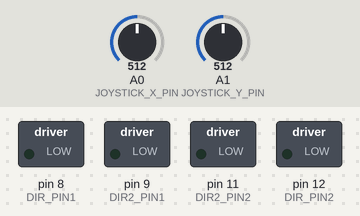
This sketch was run on a simulated Arduino Uno, built with avr-gcc and run on an emulated ATmega328P. Shown: switched loads named in the sketch (green lamp = pin HIGH). Inputs (shaded band) come from the test bench; at power-on: A0 (JOYSTICK_X_PIN) = 512, A1 (JOYSTICK_Y_PIN) = 512.

Above: at 1.2 s.
1.3 s: A0 (JOYSTICK_X_PIN) set to 883
2.8 s: A0 (JOYSTICK_X_PIN) set to 913
At 3.1 s:
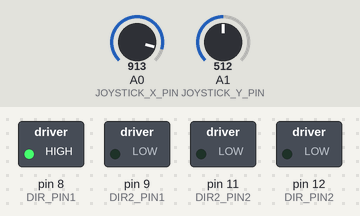
4.3 s: A1 (JOYSTICK_Y_PIN) set to 888
5.8 s: A1 (JOYSTICK_Y_PIN) set to 908
At 6.6 s:
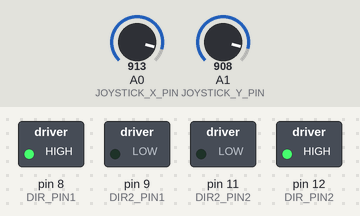
7.3 s: A0 (JOYSTICK_X_PIN) set to 890
At 7.8 s:
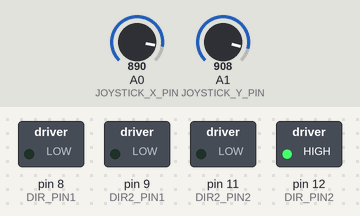
8.8 s: A1 (JOYSTICK_Y_PIN) set to 90
At 10.1 s:
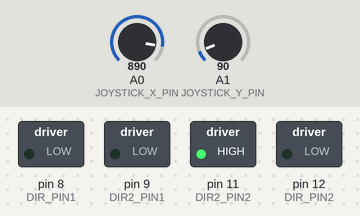
Timing chart, 0 to 11.3 s (numbered marks = the images above; inputs shaded):
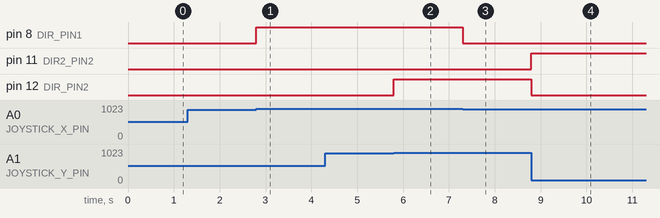

Measured:
- the behaviour switches between 899 and 900 on A0 (JOYSTICK_X_PIN) (found by bisection; images 0 and 1)
- the behaviour switches between 899 and 900 on A1 (JOYSTICK_Y_PIN) (found by bisection; images 1 and 2)
- after the input at 1.3 s, every drawn part: stays the same
- after the input at 2.8 s, pin 8 (DIR_PIN1): LOW → HIGH at once
- after the input at 4.3 s, every drawn part: stays the same
- after the input at 5.8 s, pin 12 (DIR_PIN2): LOW → HIGH at once
- after the input at 7.3 s, pin 8 (DIR_PIN1): HIGH → LOW at once
- after the input at 8.8 s, pin 11 (DIR2_PIN2): LOW → HIGH at once; pin 12 (DIR_PIN2): HIGH → LOW at once

The sketch:

OK_ACTUALLYWORKING_JOYSTICK.ino
```cpp
// Define motor control pins
#define DIR2_PIN1 9   // Connect to the DIR2 input of MX1508 (PWM1 for Motor A)
#define DIR_PIN1 8   // Connect to the DIR input of MX1508 (DIR1 for Motor A)
#define DIR2_PIN2 11   // Connect to the DIR2 input of MX1508 (PWM1 for Motor A)
#define DIR_PIN2 12   // Connect to the DIR input of MX1508 (DIR1 for Motor A)
#define JOYSTICK_X_PIN A0  // Connect X-axis of joystick to analog pin A0
#define JOYSTICK_Y_PIN A1 //y direction pin
// Define motor directions
#define FORWARD 1
#define BACKWARD 0

// Define joystick threshold values
#define LEFT_THRESHOLD 100  // Adjust this threshold for left movement
#define RIGHT_THRESHOLD 900 // Adjust this threshold for right movement

void setup() {
  // Initialize motor control pins
  pinMode(DIR2_PIN1, OUTPUT);
  pinMode(DIR_PIN1, OUTPUT);
  pinMode(DIR2_PIN2, OUTPUT);
  pinMode(DIR_PIN2, OUTPUT);

  // Initialize joystick pin
  pinMode(JOYSTICK_X_PIN, INPUT);
  pinMode(JOYSTICK_Y_PIN, INPUT);
}

void loop() {
  // Read X-axis value of joystick
  int joystickXValue = analogRead(JOYSTICK_X_PIN);
  int joystickYValue = analogRead(JOYSTICK_Y_PIN);
  // Check if joystick is moved all the way to the left or right
  if (joystickXValue <= LEFT_THRESHOLD) {
    setMotorDirectionMotor1(BACKWARD); // Move motor backward

  } else if (joystickXValue >= RIGHT_THRESHOLD) {
    setMotorDirectionMotor1(FORWARD);  // Move motor forward

  } else {
    digitalWrite(DIR_PIN1, LOW);
    digitalWrite(DIR2_PIN1,LOW);
  }

  if (joystickYValue <= LEFT_THRESHOLD) {
    setMotorDirectionMotor2(BACKWARD); // Move motor backward

  } else if (joystickYValue >= RIGHT_THRESHOLD) {
    setMotorDirectionMotor2(FORWARD);  // Move motor forward

  } else {
    digitalWrite(DIR_PIN2, LOW);
    digitalWrite(DIR2_PIN2,LOW);
  }

}

void setMotorDirectionMotor1(int direction) {
  if (direction == FORWARD) {
    digitalWrite(DIR_PIN1, HIGH); // Set direction to forward
    digitalWrite(DIR2_PIN1,LOW);
  } else {
    digitalWrite(DIR2_PIN1, HIGH); // Set direction to backward
    digitalWrite(DIR_PIN1, LOW);
  }
}

void setMotorDirectionMotor2(int direction) {
  if (direction == FORWARD) {
    digitalWrite(DIR_PIN2, HIGH); // Set direction to forward
    digitalWrite(DIR2_PIN2,LOW);
  } else {
    digitalWrite(DIR2_PIN2, HIGH); // Set direction to backward
    digitalWrite(DIR_PIN2, LOW);
  }
}
```
